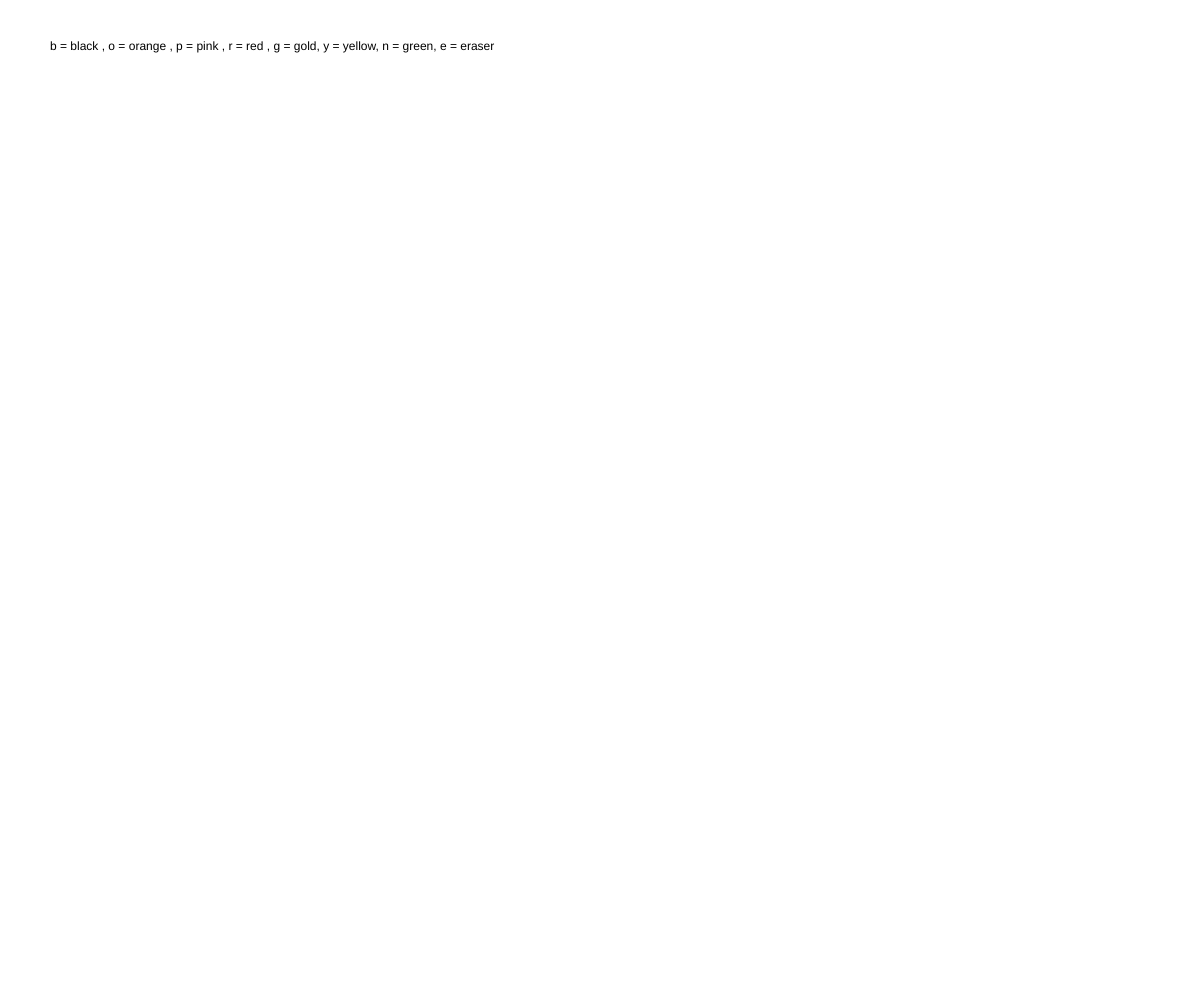
Frame 1 (no input)
Frame 60 (no input): identical to frame 1, image omitted
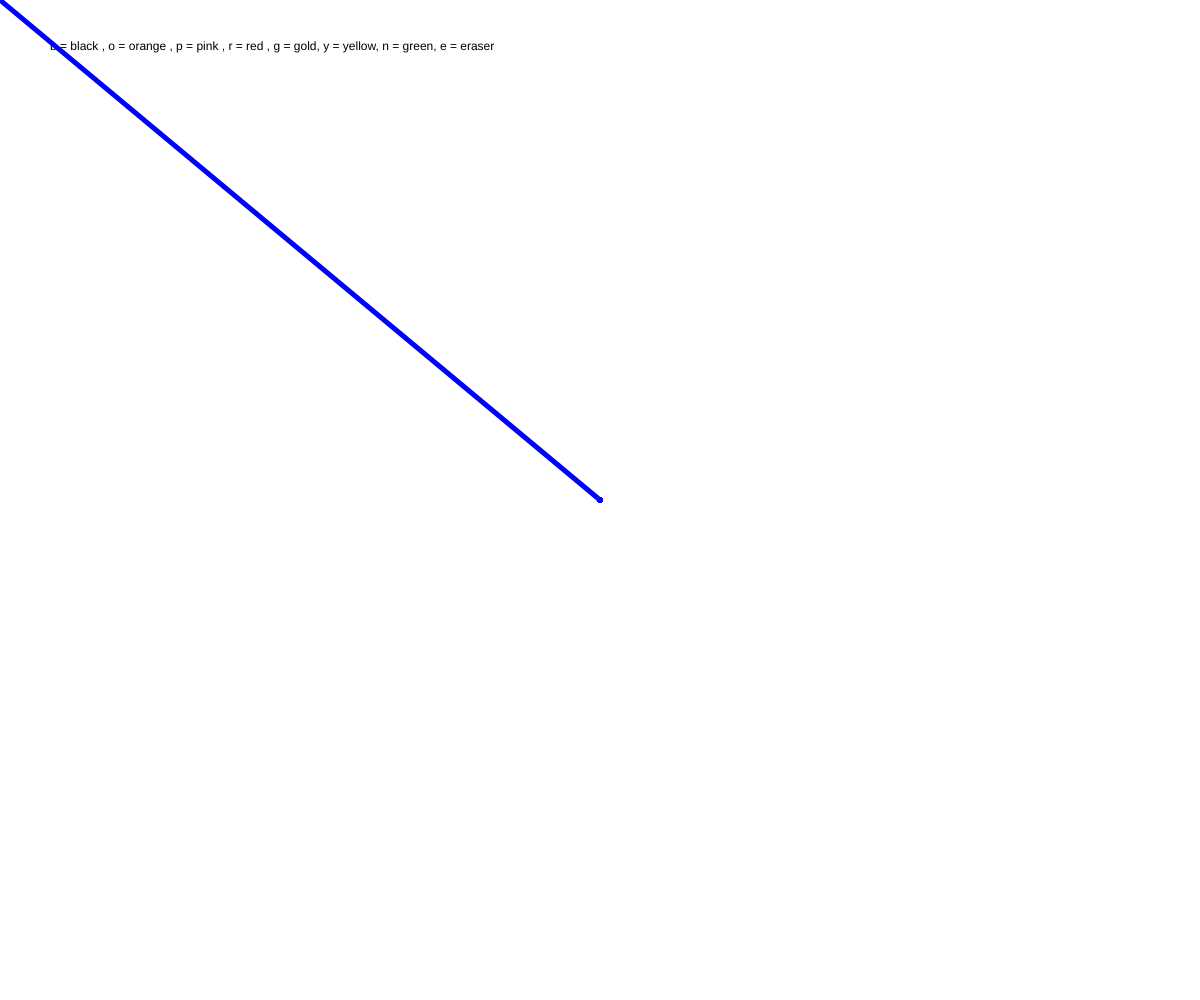
Frame 120 (the mouse pressed at the canvas centre since frame 60)

The p5.js sketch that drew these frames (run headless with seeded random() and noise() and a simulated clock; from frame 60 on, the mouse is pressed at the canvas centre):

// p5.js sketch
// ── sketch.js
var weight = 5;
var strokeColor = 'blue';
var eraser ='white';

function setup() {
	createCanvas(windowWidth, windowHeight);
	background('white');
	text("b = black , o = orange , p = pink , r = red , g = gold, y = yellow, n = green, e = eraser ",50,50);
}

function draw() {

	if (mouseIsPressed) {
		strokeWeight(weight);
		stroke(strokeColor);
		line(pmouseX, pmouseY, mouseX, mouseY);
	}

}


function keyTyped() {
	if (key === 'b' ) {
		strokeColor = 'black';
	} else if (key === 'o') {
		strokeColor = 'orange';
		strokeWeight = 10;
	} else if (key == 'p'){
		strokeColor='pink';
	}else if (key == 'r'){
		strokeColor='red';
	}else if (key == 'g'){
		strokeColor='gold';
	}else if (key == 'y'){
		strokeColor='yellow';
	}else if (key == 'n'){
		strokeColor='green';
	}else if (key == 'e'){
		strokeColor= eraser;
	}
}
